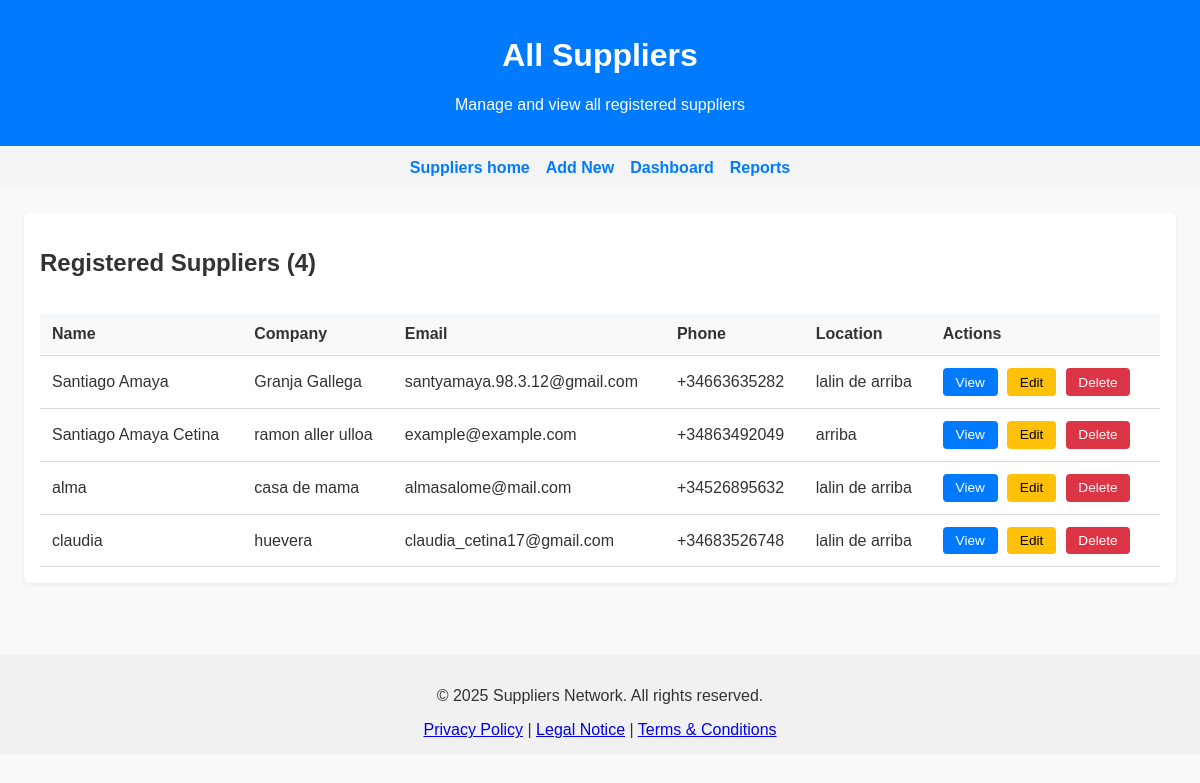
Before: /suppliers/list/ with the older database file.
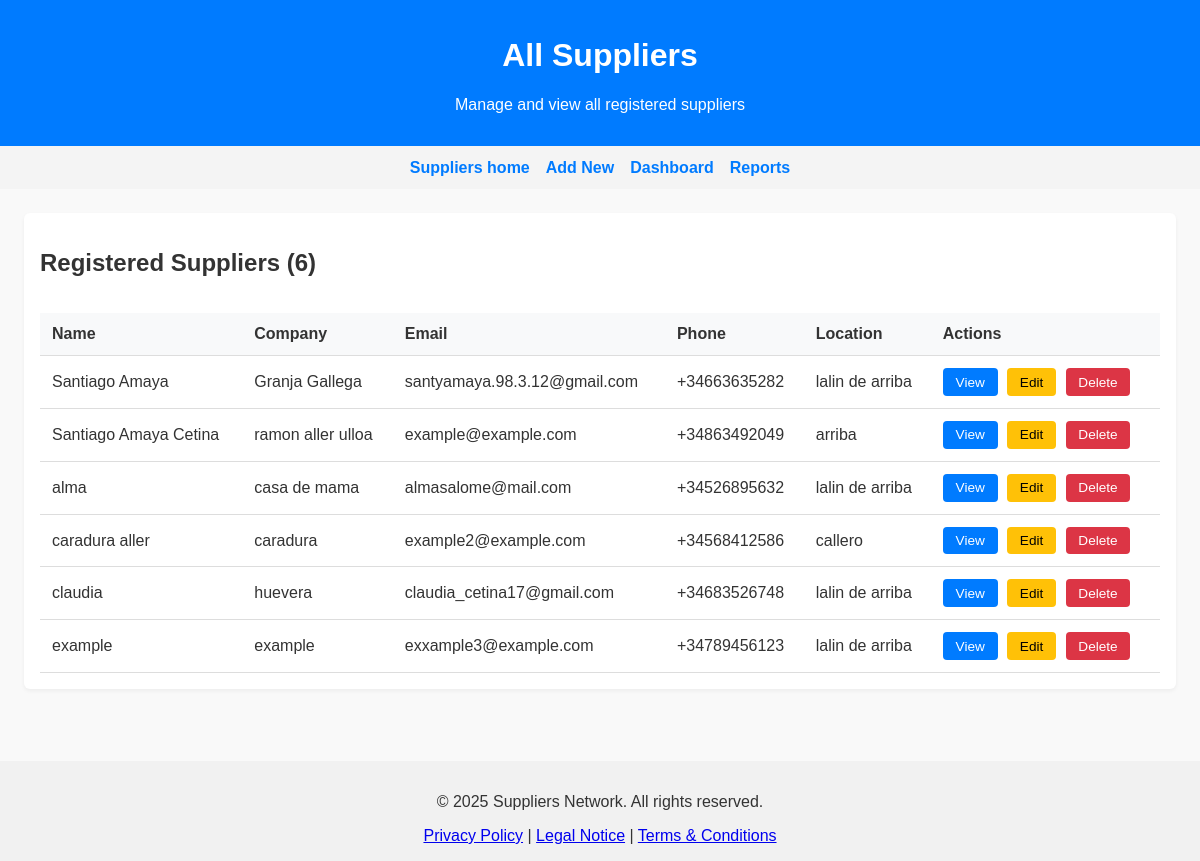
After: the same page with the newer database file.
### Suppliers/models.py (models this page shows, shortened)
class SuppliersModel(models.Model):
    id = models.UUIDField(primary_key=True, default=uuid.uuid4, editable=False)
    full_name = models.CharField(max_length=150)
    company_name = models.CharField(max_length=200, blank=True, null=True)
    email = models.EmailField(unique=True)
    phone = models.CharField(max_length=15)  # Will validate in form
    address = models.CharField(max_length=255)
    zip_code = ESPostalCodeField()
    province = models.CharField(max_length=90)
    location = models.CharField(max_length=150, blank=True, null=True)
    tax_id = ESIdentityCardNumberField(blank=True, null=True)
    production_activity = models.CharField(max_length=200, help_text="Type of farming or production activity")
    approved = models.BooleanField(default=False)  # ✅ Admin must approve
    date_joined = models.DateTimeField(auto_now_add=True)
    user = models.OneToOneField(User, on_delete=models.SET_NULL, null=True, blank=True)
    class Meta:
        verbose_name = "Supplier"
        verbose_name_plural = "Suppliers"
        ordering = ['full_name']

### Suppliers/views.py (the view)
# urls.py: path('list/', views.Suppliers_List, name='supplier_list'),
def Suppliers_List(request):
    suppliers = SuppliersModel.objects.all()
    return render(request, "Suppliers/supplier_list.html", {'suppliers': suppliers})

### Suppliers/templates/Suppliers/supplier_list.html (shortened to what this page needs)
{% load static %}
<!DOCTYPE html>
<html lang="en">
<head>
  <link rel="stylesheet" href="{% static 'Suppliers/css/suppliers_list.css' %}">
</head>
<body>
  <header>
    <h1>All Suppliers</h1>
    <p>Manage and view all registered suppliers</p>
  </header>
  <nav>
    <a href="{% url 'suppliers' %}">Suppliers home</a>
    <a href="{% url 'supplier_create' %}">Add New</a>
    <a href="#">Dashboard</a>
    <a href="#">Reports</a>
  </nav>
  <div class="container">
    <div class="info-box">
      <div class="header-actions">
        <h2>Registered Suppliers ({{ suppliers.count }})</h2>
      </div>
      {% if suppliers %}
        <div class="table-container">
          <table class="suppliers-table">
            <thead>
              <tr>
                <th>Name</th>
                <th>Company</th>
                <th>Email</th>
                <th>Phone</th>
                <th>Location</th>
                <th>Actions</th>
              </tr>
            </thead>
            <tbody>
              {% for supplier in suppliers %}
              <tr>
                <td>{{ supplier.full_name }}</td>
                <td>{{ supplier.company_name|default:"-" }}</td>
                <td>{{ supplier.email }}</td>
                <td>{{ supplier.phone|default:"-" }}</td>
                <td>{{ supplier.location|default:"-" }}</td>
                <td class="actions">
                  <a href="{% url 'supplier_detail' supplier.pk %}" class="btn btn-view">View</a>
                  <a href="{% url 'supplier_edit' supplier.pk %}" class="btn btn-edit">Edit</a>
                  <a href="{% url 'supplier_delete' supplier.pk %}" class="btn btn-delete">Delete</a>
                </td>
              </tr>
              {% endfor %}
            </tbody>
          </table>
        </div>
      {% else %}
        <div class="no-suppliers">
          <h3>No suppliers registered yet</h3>
          <p>Start by adding your first supplier to the network.</p>
          <a href="{% url 'supplier_create' %}" class="btn btn-primary">Add First Supplier</a>
        </div>
      {% endif %}
    </div>
  </div>
  <footer>
    <p>&copy; 2025 Suppliers Network. All rights reserved.</p>
    <a href="#">Privacy Policy</a> |
    <a href="#">Legal Notice</a> |
    <a href="#">Terms & Conditions</a>
  </footer>
</body>
</html>

### Suppliers/static/Suppliers/css/suppliers_list.css (style rules this page uses)
body { font-family: Arial, sans-serif; margin: 0; background: #f9f9f9; color: #333; }
header { background: #007bff; color: white; padding: 1rem; text-align: center; }
nav { background: #f4f4f4; padding: 0.8rem; display: flex; gap: 1rem; justify-content: center; }
nav a { text-decoration: none; color: #007bff; font-weight: bold; }
.container { padding: 1.5rem; }
.info-box { background: #fff; padding: 1rem; border-radius: 6px; box-shadow: 0 2px 4px rgba(0,0,0,0.05); margin-bottom: 1rem; }
.header-actions { display: flex; justify-content: space-between; align-items: center; }
.table-container { overflow-x: auto; }
.suppliers-table { width: 100%; border-collapse: collapse; margin-top: 1rem; }
.suppliers-table th, .suppliers-table td { padding: 12px; border-bottom: 1px solid #ddd; text-align: left; }
.suppliers-table th { background: #f8f9fa; font-weight: bold; }
.actions { text-align: center; }
.btn { padding: 0.4rem 0.8rem; border-radius: 4px; text-decoration: none; font-size: 0.85rem; margin-right: 5px; display: inline-block; }
.btn-view { background: #007bff; color: white; }
.btn-edit { background: #ffc107; color: black; }
.btn-delete { background: #dc3545; color: white; }
footer { text-align: center; background: #f1f1f1; padding: 1rem; margin-top: 2rem; }

Changed rows visible on the page:
added SuppliersModel: full_name "caradura aller", company_name "caradura", email "example2@example.com", phone "+34568412586", location "callero"
added SuppliersModel: full_name "example", company_name "example", email "exxample3@example.com", phone "+34789456123", location "lalin de arriba"
Other visible differences:
{{ suppliers.count }}: "4" → "6"
